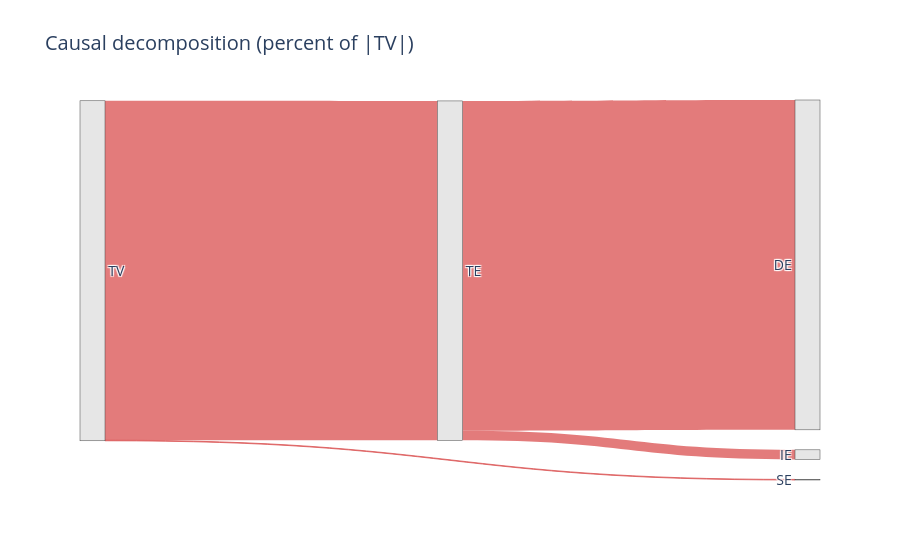

Source (notebook cell):
### Code cell
plot_effect_sankey_percent(
    te=effects["te_linear"],          #or effects["te"]
    se=effects["se"],
    ie=effects["ie"],
    de=effects["de"],
    se_decomp=effects["se_decomp"],
    ie_decomp=effects["ie_decomp"],
    title="Causal decomposition (percent of |TV|)",
)

### Figure 1 — Plotly figure (JSON) as saved in the notebook; plotly's stock layout.template omitted (floating-point values rounded to 4 significant figures)
{"data": [{"arrangement": "snap", "link": {"color": ["rgba(220,90,90,0.8)", "rgba(220,90,90,0.8)", "rgba(220,90,90,0.8)", "rgba(220,90,90,0.8)"], "label": ["TV → TE<br>effect = -0.0476<br>share ≈ 99.8% of |TV| (negative)", "TV → SE<br>effect = -0.0001<br>share ≈ 0.2% of |TV| (negative)", "TE → IE<br>effect = -0.0017<br>share ≈ 2.8% of |TV| (negative)", "TE → DE<br>effect = -0.0586<br>share ≈ 97.0% of |TV| (negative)"], "source": [4, 4, 3, 3], "target": [3, 2, 1, 0], "value": [99.83, 0.1715, 2.822, 97.01]}, "node": {"color": ["rgba(230,230,230,1)", "rgba(230,230,230,1)", "rgba(230,230,230,1)", "rgba(230,230,230,1)", "rgba(230,230,230,1)"], "label": ["DE", "IE", "SE", "TE", "TV"], "line": {"width": 0.5}, "pad": 20, "thickness": 25}, "type": "sankey"}], "layout": {"font": {"size": 14}, "title": {"text": "Causal decomposition (percent of |TV|)"}}}
